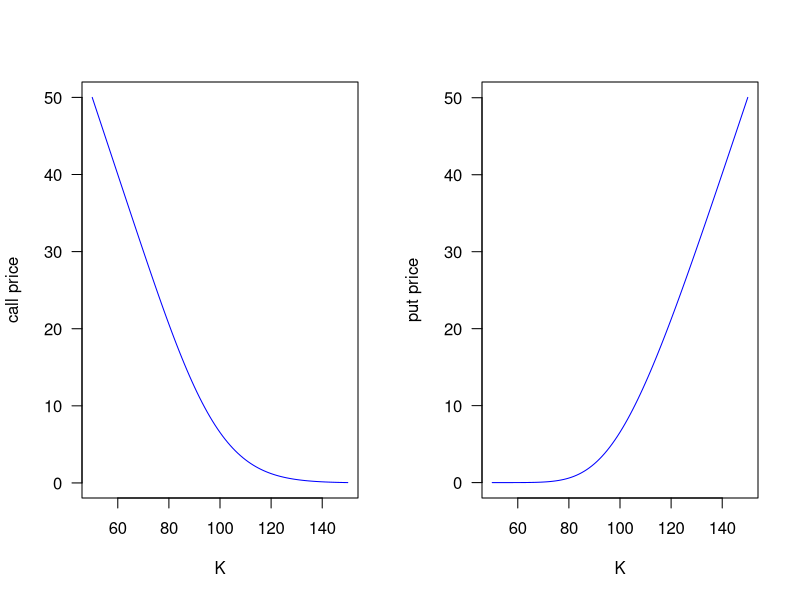
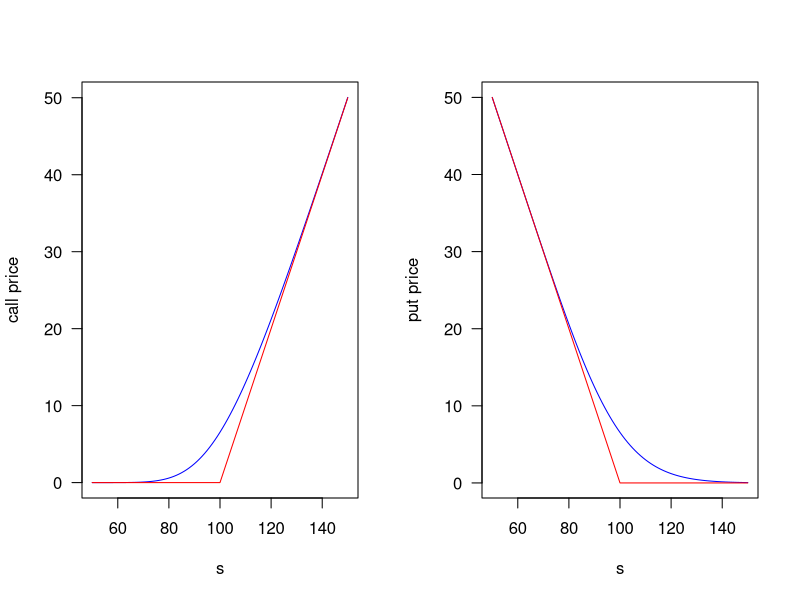

The R source for these figures, in order:
## ---- chunk 1
knitr::opts_chunk$set(echo = TRUE)
## ---- chunk 2
knitr::opts_chunk$set(
  message = FALSE, 
  warning = FALSE, 
  tidy=FALSE,     # display code as typed
  size="small")   # slightly smaller font for code
options(digits = 3)

# default figure size
knitr::opts_chunk$set(
  fig.width=6.75, 
  fig.height=6.75,
  fig.align = "center"
)
## ---- chunk 3
# Black-Scholes formula
bsCall <- function(s, K, sigma, t, r=0, d=0){
    d1 <- (log(s/K) + (r - d)*t)/(sigma*sqrt(t)) + sigma*sqrt(t)/2
    d2 <- d1 - sigma*sqrt(t)
    
    c <- s*exp(-d*t)*pnorm(d1) - K*exp(-r*t)*pnorm(d2)
    delta <- exp(-d*t)*pnorm(d1)
    Gam <- dnorm(d1)/s/sigma/sqrt(t)
    
    data.frame(c, delta, Gam)
}

bsPut <- function(s, K, sigma, t, r=0, d=0){
    d1 <- (log(s/K) + (r - d)*t)/(sigma*sqrt(t)) + sigma*sqrt(t)/2
    d2 <- d1 - sigma*sqrt(t)
    
    p <- K*exp(-r*t)*pnorm(-d2) - s*exp(-d*t)*pnorm(-d1)
    delta <- -exp(-d*t)*pnorm(-d1)
    Gam <- dnorm(d1)/s/sigma/sqrt(t)
    
    data.frame(p, delta, Gam)
}
## ---- chunk 4
bsCall(K=100, s=100, t=1, sigma=.3)
bsCall(K=100, s=100, t=1, sigma=.3, r=0.05)
bsCall(100, 100, 1, .3)
## ---- chunk 5

S <- 100
sig <- 0.3
Texp <- 0.3

tmpc <- function(x) bsCall(S, x, sig, Texp)$c
tmpp <- function(x) bsPut(S, x, sig, Texp)$p

# plot
par(mfrow=c(1, 2))
curve(tmpc, from=50, to=150, col='blue', xlab='K', ylab='call price', las=1)
curve(tmpp, from=50, to=150, col='blue', xlab='K', ylab='put price', las=1)

## ---- chunk 6

K <- 100
sig <- 0.3
Texp <- 0.3

# payoffs of call and put
payoffC <- function(s, k) {(s - k)*(s > k)}
payoffP <- function(s, k) {(k - s)*(k > s)}

# some temp functions
tmpc <- function(x) bsCall(x, K, sig, Texp)$c
tmpp <- function(x) bsPut(x, K, sig, Texp)$p
tmpPayoffc <- function(x) payoffC(x, K)
tmpPayoffp <- function(x) payoffP(x, K)

# plot
par(mfrow=c(1, 2))
curve(tmpc, from=50, to=150, col='blue', xlab='s', ylab='call price', las=1)
curve(tmpPayoffc, from=50, to=150, col='red', add=TRUE)
curve(tmpp, from=50, to=150, col='blue', xlab='s', ylab='put price', las=1)
curve(tmpPayoffp, from=50, to=150, col='red', add=TRUE)

